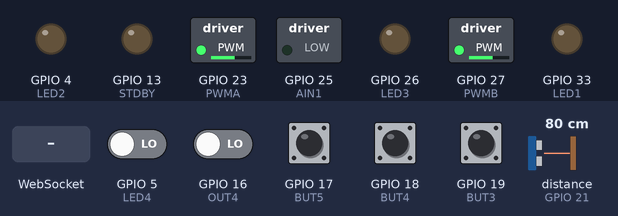
Recording of a sketch running on a simulated ESP32. Parts: switched loads named in the sketch (green lamp = pin HIGH), output pins drawn as LEDs (lit = HIGH). Wiring (inferred from the names in the program): ultrasonic range finder: trigger GPIO 22; echo GPIO 21. The test bench sets the inputs (shaded band); at power-on: GPIO 5 (LED4), GPIO 16 (OUT4), GPIO 17 (BUT5), GPIO 18 (BUT4), GPIO 19 (BUT3) LOW, distance to the obstacle (sensor on GPIO 21) 80 cm. The echo pulse lasts 58.3 µs per cm; WiFi joins after 1.5 s; servers stay silent unless stated; pins used as bus, display or sensor lines are not drawn; what the sketch prints to the serial monitor is not drawn.

Above: at 3.2 s.
3.3 s: WebSocket text "1" received
At 4.5 s:
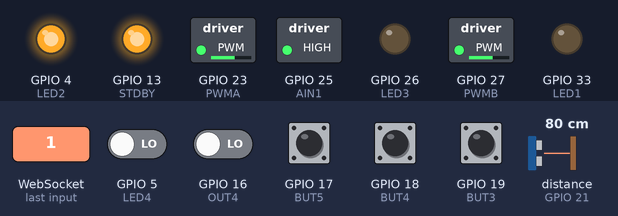
5.0 s: WebSocket text "1" received
At 5.1 s:
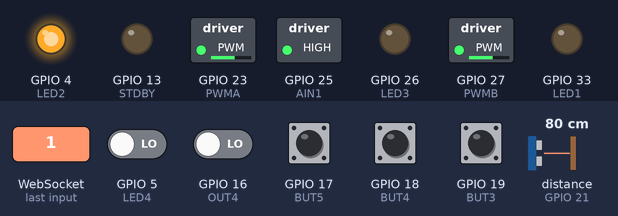
Timing chart, 0 to 8.0 s (numbered marks = the images above; inputs shaded):
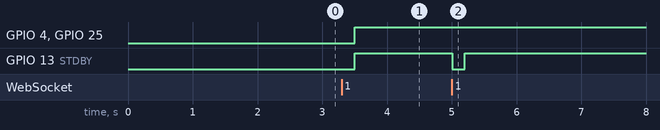

Measured:
- after the input at 3.3 s, GPIO 4 (LED2), GPIO 13 (STDBY), GPIO 25 (AIN1): LOW → HIGH after 0.20 s
- after the input at 5.0 s, GPIO 13 (STDBY): HIGH → LOW at once, → HIGH 0.20 s later

The sketch:

CARLIB.ino
```cpp
#include <WiFi.h>
#include <ESPAsyncWebServer.h>
#include <WebSocketsServer.h>
#include "index.h"


#define SOUND_SPEED 0.034 //define sound speed in cm/uS
long duration;
float distanceCm;


#define CMD_STOP 0
#define CMD_FORWARD 1
#define CMD_BACKWARD 2
#define CMD_LEFT 4
#define CMD_RIGHT 8

#define MOVE_DELAY 200

// General purpose leds
#define LED1 33
#define LED2 4
#define LED3 26
#define LED4 5

// General purpose buttons
#define BUT1 22
#define BUT2 21
#define BUT3 19
#define BUT4 18
#define BUT5 17

// Touch pad
#define TOUCH 32

//Motor driver
#define STDBY 13
#define PWMA  23
#define PWMB  27
#define AIN1  25
#define AIN2  26
#define BIN1  4
#define BIN2  33


//Ultrasonic sensor
#define ECHO  21
#define TRG   22

//Line following sensor
#define OUT1  19
#define OUT2  18
#define OUT3  5
#define OUT4  16
#define OUT5  17


int previous_command=0;

const char* ssid = "kity_wifi_24";     // CHANGE IT
const char* password = "kity_secret_a1b2c3";  // CHANGE IT

AsyncWebServer server(80);
WebSocketsServer webSocket = WebSocketsServer(81);  // WebSocket server on port 81

void webSocketEvent(uint8_t num, WStype_t type, uint8_t* payload, size_t length) {
  switch (type) {
    case WStype_DISCONNECTED:
      Serial.printf("[%u] Disconnected!\n", num);
      break;
    case WStype_CONNECTED:
      {
        IPAddress ip = webSocket.remoteIP(num);
        Serial.printf("[%u] Connected from %d.%d.%d.%d\n", num, ip[0], ip[1], ip[2], ip[3]);
      }
      break;
    case WStype_TEXT:
      //Serial.printf("[%u] Received text: %s\n", num, payload);
      String angle = String((char*)payload);
      int command = angle.toInt();
      Serial.print("command: ");
      Serial.println(command);

      switch (command) {
        case CMD_STOP:
          Serial.println("Stop");
          CAR_stop();
          break;
        case CMD_FORWARD:
          Serial.println("Move Forward");
          CAR_moveForward();
          break;
        case CMD_BACKWARD:
          Serial.println("Move Backward");
          CAR_moveBackward();
          break;
        case CMD_LEFT:
          Serial.println("Turn Left");
          CAR_turnLeft();
          break;
        case CMD_RIGHT:
          Serial.println("Turn Right");
          CAR_turnRight();
          break;
        default:
          Serial.println("Unknown command");
      }

      break;
  }
}

void setup() {
  Serial.begin(115200);

  pinMode(BUT1, INPUT);
  pinMode(BUT2, INPUT);
  pinMode(BUT3, INPUT);
  pinMode(BUT4, INPUT);
  pinMode(BUT5, INPUT);

  pinMode(LED1, OUTPUT);
  pinMode(LED2, OUTPUT);
  pinMode(LED3, OUTPUT);
  pinMode(LED4, OUTPUT);

  pinMode(TOUCH, INPUT);

  //Line following sensor
  pinMode(OUT1, INPUT);
  pinMode(OUT2, INPUT);
  pinMode(OUT3, INPUT);
  pinMode(OUT4, INPUT);
  pinMode(OUT5, INPUT);

  //Ultrasonic sensor
  pinMode(TRG, OUTPUT);
  pinMode(ECHO, INPUT);

  pinMode(STDBY, OUTPUT);
  pinMode(PWMA, OUTPUT);
  pinMode(PWMB, OUTPUT);
  pinMode(AIN1, OUTPUT);
  pinMode(AIN2, OUTPUT);
  pinMode(BIN1, OUTPUT);
  pinMode(BIN2, OUTPUT);

  CAR_stop();
  CAR_speed_wheelA(150);
  CAR_speed_wheelB(150);

  // Connect to Wi-Fi
  WiFi.begin(ssid, password);
  while (WiFi.status() != WL_CONNECTED) {
    delay(1000);
    Serial.println("Connecting to WiFi...");
  }
  Serial.println("Connected to WiFi");

  // Initialize WebSocket server
  webSocket.begin();
  webSocket.onEvent(webSocketEvent);

  // Serve a basic HTML page with JavaScript to create the WebSocket connection
  server.on("/", HTTP_GET, [](AsyncWebServerRequest* request) {
    Serial.println("Web Server: received a web page request");
    String html = HTML_CONTENT;  // Use the HTML content from the servo_html.h file
    request->send(200, "text/html", html);
  });

  server.begin();
  Serial.print("ESP32 Web Server's IP address: ");
  Serial.println(WiFi.localIP());
}

void loop() {
  webSocket.loop();
  // TO DO: Your code here

  int out1 = digitalRead(OUT1);
  int out2 = digitalRead(OUT2);
  int out3 = digitalRead(OUT3);
  int out4 = digitalRead(OUT4);
  int out5 = digitalRead(OUT5);

  Serial.print(out1);
  Serial.print(out2);
  Serial.print(out3);
  Serial.print(out4);
  Serial.println(out5);

  // Clears the trigPin
  digitalWrite(TRG, LOW);
  delayMicroseconds(2);
  // Sets the trigPin on HIGH state for 10 micro seconds
  digitalWrite(TRG, HIGH);
  delayMicroseconds(10);
  digitalWrite(TRG, LOW);

  // Reads the echoPin, returns the sound wave travel time in microseconds
  duration = pulseIn(ECHO, HIGH);
  // Calculate the distance
  distanceCm = duration * SOUND_SPEED/2;
  // Prints the distance in the Serial Monitor
  Serial.print("Distance (cm): ");
  Serial.println(distanceCm);

}

void CAR_moveForward() {
  //if(previous_command == CMD_BACKWARD){
    CAR_stop();
    delay(MOVE_DELAY);
 // }
  digitalWrite(AIN1, HIGH);
  digitalWrite(AIN2, LOW);
  digitalWrite(BIN1, HIGH);
  digitalWrite(BIN2, LOW);
  digitalWrite(STDBY,HIGH);
  previous_command = CMD_FORWARD;
}

void CAR_moveBackward() {
 // if(previous_command == CMD_FORWARD){
    CAR_stop();
    delay(MOVE_DELAY);
  //}
  digitalWrite(AIN1, LOW);
  digitalWrite(AIN2, HIGH);
  digitalWrite(BIN1, LOW);
  digitalWrite(BIN2, HIGH);
  digitalWrite(STDBY,HIGH);
  previous_command = CMD_BACKWARD;
}

void CAR_turnLeft() {
  //if(previous_command == CMD_RIGHT){
    CAR_stop();
    delay(MOVE_DELAY);
  //}
  digitalWrite(AIN1, HIGH);
  digitalWrite(AIN2, LOW);
  digitalWrite(BIN1, LOW);
  digitalWrite(BIN2, HIGH);
  digitalWrite(STDBY,HIGH);
  previous_command = CMD_LEFT;
}

void CAR_turnRight() {
 // if(previous_command == CMD_LEFT){
    CAR_stop();
    delay(MOVE_DELAY);
  //}
  digitalWrite(AIN1, LOW);
  digitalWrite(AIN2, HIGH);
  digitalWrite(BIN1, HIGH);
  digitalWrite(BIN2, LOW);
  digitalWrite(STDBY,HIGH);
  previous_command = CMD_RIGHT;
}

void CAR_stop() {
  previous_command = CMD_STOP;
  digitalWrite(STDBY,LOW);
}

void CAR_speed_wheelA(uint8_t val) {
    if(val>175) val =175;
    else if(val<0) val =0;
    analogWrite(PWMA,val);
}
void CAR_speed_wheelB(uint8_t val) {
    if(val>175) val =175;
    else if(val<0) val =0;
    analogWrite(PWMB,val);
}
```

index.h
```cpp
/*
 * This ESP32 code is created by esp32io.com
 *
 * This ESP32 code is released in the public domain
 *
 * For more detail (instruction and wiring diagram), visit https://esp32io.com/tutorials/esp32-controls-car-via-web
 */

const char *HTML_CONTENT = R"=====(
<!DOCTYPE html>
<html>
<head>
<title>ESP32 Control Car via Web</title>
<meta name="viewport" content="width=device-width, initial-scale=0.7, maximum-scale=1, user-scalable=no">
<style type="text/css">
body { text-align: center; font-size: 24px;}
button { text-align: center; font-size: 24px;}
#container {
    margin-right: auto;
    margin-left: auto;
  width: 400px;
    height: 400px;
    position: relative;
    margin-bottom: 10px;
}
div[class^='button'] { position: absolute; }
.button_up, .button_down { width:214px; height:104px;}
.button_left, .button_right { width:104px; height:214px;}
.button_stop { width:178px; height:178px;}
.button_up {
    background: url('https://esp32io.com/images/tutorial/up_inactive.png') no-repeat;
  background-size: contain;
    left: 200px;
    top: 0px;
  transform: translateX(-50%);
}

.button_down {
    background: url('https://esp32io.com/images/tutorial/down_inactive.png') no-repeat;
  background-size: contain;
    left:200px;
    bottom: 0px;
  transform: translateX(-50%);
}

.button_right {
    background: url('https://esp32io.com/images/tutorial/right_inactive.png') no-repeat;
  background-size: contain;
    right: 0px;
    top: 200px;
  transform: translateY(-50%);
}

.button_left {
    background: url('https://esp32io.com/images/tutorial/left_inactive.png') no-repeat;
  background-size: contain;
    left:0px;
    top: 200px;
  transform: translateY(-50%);
}

.button_stop {
  background: url('https://esp32io.com/images/tutorial/stop_inactive.png') no-repeat;
  background-size: contain;
    left:200px;
    top: 200px;
  transform: translate(-50%, -50%);
}
</style>
<script>
var CMD_STOP     = 0;
var CMD_FORWARD  = 1;
var CMD_BACKWARD = 2;
var CMD_LEFT     = 4;
var CMD_RIGHT    = 8;
var img_name_lookup = {
  [CMD_STOP]:     "stop",
  [CMD_FORWARD]:  "up",
  [CMD_BACKWARD]: "down",
  [CMD_LEFT]:     "left",
  [CMD_RIGHT]:    "right"
}
var ws = null;

function init()
{

  var container = document.querySelector("#container");
    container.addEventListener("touchstart", mouse_down);
    container.addEventListener("touchend", mouse_up);
    container.addEventListener("touchcancel", mouse_up);
    container.addEventListener("mousedown", mouse_down);
    container.addEventListener("mouseup", mouse_up);
    container.addEventListener("mouseout", mouse_up);
}
function ws_onmessage(e_msg)
{
    e_msg = e_msg || window.event; // MessageEvent

    //alert("msg : " + e_msg.data);
}
function ws_onopen()
{
  document.getElementById("ws_state").innerHTML = "OPEN";
  document.getElementById("wc_conn").innerHTML = "Disconnect";
}
function ws_onclose()
{
  document.getElementById("ws_state").innerHTML = "CLOSED";
  document.getElementById("wc_conn").innerHTML = "Connect";
  console.log("socket was closed");
  ws.onopen = null;
  ws.onclose = null;
  ws.onmessage = null;
  ws = null;
}
function wc_onclick()
{
  if(ws == null)
  {
    ws = new WebSocket("ws://" + window.location.host + ":81");
    document.getElementById("ws_state").innerHTML = "CONNECTING";

    ws.onopen = ws_onopen;
    ws.onclose = ws_onclose;
    ws.onmessage = ws_onmessage;
  }
  else
    ws.close();
}
function mouse_down(event)
{
  if (event.target !== event.currentTarget)
  {
    var id = event.target.id;
    send_command(id);
    event.target.style.backgroundImage = "url('https://esp32io.com/images/tutorial/" + img_name_lookup[id] + "_active.png')";
    }
    event.stopPropagation();
    event.preventDefault();
}

function mouse_up(event)
{
  if (event.target !== event.currentTarget)
  {
    var id = event.target.id;
    send_command(CMD_STOP);
    event.target.style.backgroundImage = "url('https://esp32io.com/images/tutorial/" + img_name_lookup[id] + "_inactive.png')";
    }
    event.stopPropagation();
    event.preventDefault();
}
function send_command(cmd)
{
  if(ws != null)
    if(ws.readyState == 1)
      ws.send(cmd + "\r\n");
}

window.onload = init;
</script>
</head>
<body>
<h2>CAR CONTROLLER</h2>
<div id="container">
  <div id="0" class="button_stop"></div>
    <div id="1" class="button_up"></div>
    <div id="2" class="button_down"></div>
    <div id="8" class="button_right"></div>
    <div id="4" class="button_left"></div>
</div>
<p>
WebSocket : <span id="ws_state" style="color:blue">closed</span><br>
</p>
<button id="wc_conn" type="button" onclick="wc_onclick();">Connect</button>
<br>
<br>
</body>
</html>
)=====";
```
